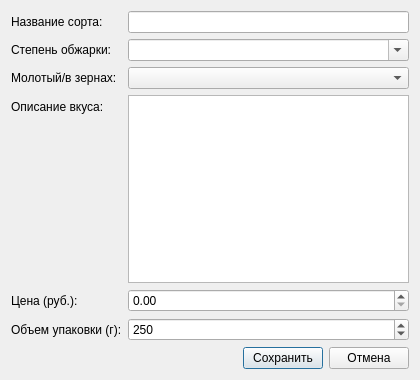
<?xml version="1.0" encoding="UTF-8"?>
<ui version="4.0">
 <class>Dialog</class>
 <widget class="QDialog" name="Dialog">
  <property name="geometry">
   <rect>
    <x>0</x>
    <y>0</y>
    <width>420</width>
    <height>380</height>
   </rect>
  </property>
  <property name="windowTitle">
   <string>Запись о кофе</string>
  </property>
  <layout class="QVBoxLayout" name="verticalLayout">
   <item>
    <layout class="QFormLayout" name="formLayout">
     <item row="0" column="0">
      <widget class="QLabel" name="label">
       <property name="text">
        <string>Название сорта:</string>
       </property>
      </widget>
     </item>
     <item row="0" column="1">
      <widget class="QLineEdit" name="sortEdit"/>
     </item>
     <item row="1" column="0">
      <widget class="QLabel" name="label_2">
       <property name="text">
        <string>Степень обжарки:</string>
       </property>
      </widget>
     </item>
     <item row="1" column="1">
      <widget class="QComboBox" name="roastComboBox">
       <property name="editable">
        <bool>true</bool>
       </property>
      </widget>
     </item>
     <item row="2" column="0">
      <widget class="QLabel" name="label_3">
       <property name="text">
        <string>Молотый/в зернах:</string>
       </property>
      </widget>
     </item>
     <item row="2" column="1">
      <widget class="QComboBox" name="typeComboBox"/>
     </item>
     <item row="3" column="0">
      <widget class="QLabel" name="label_4">
       <property name="text">
        <string>Описание вкуса:</string>
       </property>
      </widget>
     </item>
     <item row="3" column="1">
      <widget class="QPlainTextEdit" name="tasteEdit"/>
     </item>
     <item row="4" column="0">
      <widget class="QLabel" name="label_5">
       <property name="text">
        <string>Цена (руб.):</string>
       </property>
      </widget>
     </item>
     <item row="4" column="1">
      <widget class="QDoubleSpinBox" name="priceSpinBox">
       <property name="maximum">
        <double>100000.000000000000000</double>
       </property>
       <property name="singleStep">
        <double>50.000000000000000</double>
       </property>
      </widget>
     </item>
     <item row="5" column="0">
      <widget class="QLabel" name="label_6">
       <property name="text">
        <string>Объем упаковки (г):</string>
       </property>
      </widget>
     </item>
     <item row="5" column="1">
      <widget class="QSpinBox" name="volumeSpinBox">
       <property name="minimum">
        <number>1</number>
       </property>
       <property name="maximum">
        <number>50000</number>
       </property>
       <property name="singleStep">
        <number>50</number>
       </property>
       <property name="value">
        <number>250</number>
       </property>
      </widget>
     </item>
    </layout>
   </item>
   <item>
    <layout class="QHBoxLayout" name="horizontalLayout">
     <item>
      <spacer name="horizontalSpacer">
       <property name="orientation">
        <enum>Qt::Horizontal</enum>
       </property>
       <property name="sizeHint" stdset="0">
        <size>
         <width>40</width>
         <height>20</height>
        </size>
       </property>
      </spacer>
     </item>
     <item>
      <widget class="QPushButton" name="saveButton">
       <property name="text">
        <string>Сохранить</string>
       </property>
      </widget>
     </item>
     <item>
      <widget class="QPushButton" name="cancelButton">
       <property name="text">
        <string>Отмена</string>
       </property>
      </widget>
     </item>
    </layout>
   </item>
  </layout>
 </widget>
 <resources/>
 <connections/>
</ui>
